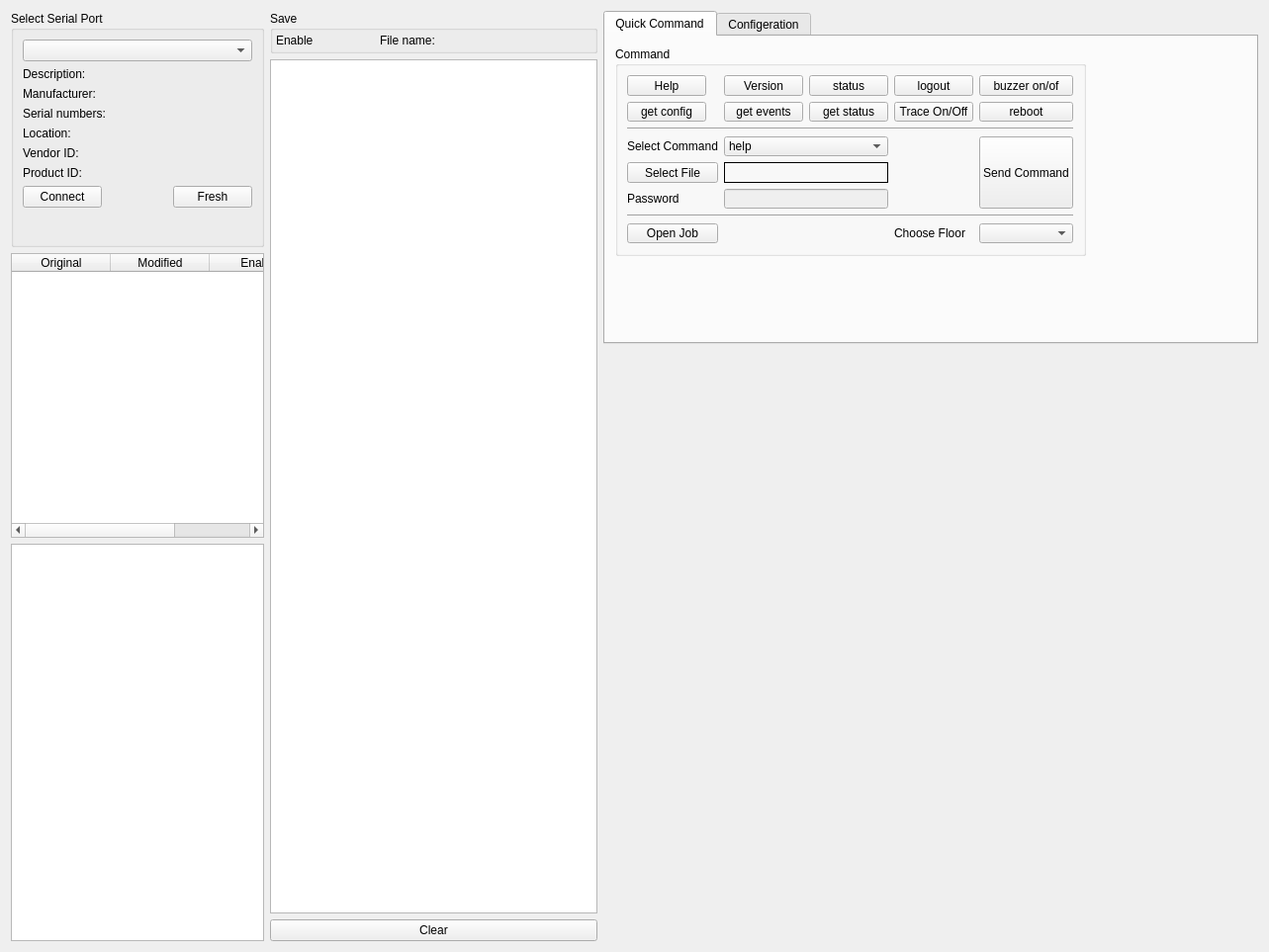
<?xml version="1.0" encoding="UTF-8"?>
<ui version="4.0">
 <class>ZigbeeTestUi</class>
 <widget class="QWidget" name="ZigbeeTestUi">
  <property name="geometry">
   <rect>
    <x>0</x>
    <y>0</y>
    <width>1283</width>
    <height>963</height>
   </rect>
  </property>
  <property name="windowTitle">
   <string>Form</string>
  </property>
  <layout class="QGridLayout" name="gridLayout_2">
   <item row="6" column="0" rowspan="3">
    <widget class="QListWidget" name="listWidget">
     <property name="sizePolicy">
      <sizepolicy hsizetype="Expanding" vsizetype="Expanding">
       <horstretch>0</horstretch>
       <verstretch>2</verstretch>
      </sizepolicy>
     </property>
    </widget>
   </item>
   <item row="8" column="3">
    <widget class="QPushButton" name="pb_clear">
     <property name="text">
      <string>Clear</string>
     </property>
    </widget>
   </item>
   <item row="1" column="3" rowspan="7">
    <widget class="QTextEdit" name="terminal">
     <property name="enabled">
      <bool>true</bool>
     </property>
     <property name="sizePolicy">
      <sizepolicy hsizetype="Expanding" vsizetype="Expanding">
       <horstretch>1</horstretch>
       <verstretch>1</verstretch>
      </sizepolicy>
     </property>
     <property name="autoFillBackground">
      <bool>false</bool>
     </property>
    </widget>
   </item>
   <item row="0" column="0" rowspan="3">
    <widget class="QGroupBox" name="serialPortInfoBox">
     <property name="title">
      <string>Select Serial Port</string>
     </property>
     <layout class="QGridLayout" name="gridLayout_3">
      <item row="0" column="0" colspan="3">
       <widget class="QComboBox" name="serialPortInfoListBox"/>
      </item>
      <item row="1" column="0" colspan="3">
       <widget class="QLabel" name="descriptionLabel">
        <property name="text">
         <string>Description:</string>
        </property>
       </widget>
      </item>
      <item row="2" column="0" colspan="3">
       <widget class="QLabel" name="manufacturerLabel">
        <property name="text">
         <string>Manufacturer: </string>
        </property>
       </widget>
      </item>
      <item row="3" column="0" colspan="3">
       <widget class="QLabel" name="serialNumberLabel">
        <property name="text">
         <string>Serial numbers: </string>
        </property>
       </widget>
      </item>
      <item row="4" column="0" colspan="3">
       <widget class="QLabel" name="locationLabel">
        <property name="text">
         <string>Location:</string>
        </property>
       </widget>
      </item>
      <item row="5" column="0" colspan="3">
       <widget class="QLabel" name="vendorIDLabel">
        <property name="text">
         <string>Vendor ID:</string>
        </property>
       </widget>
      </item>
      <item row="6" column="0" colspan="3">
       <widget class="QLabel" name="productIDLabel">
        <property name="text">
         <string>Product ID:</string>
        </property>
       </widget>
      </item>
      <item row="7" column="0">
       <widget class="QPushButton" name="pbConnect">
        <property name="sizePolicy">
         <sizepolicy hsizetype="Preferred" vsizetype="Fixed">
          <horstretch>0</horstretch>
          <verstretch>0</verstretch>
         </sizepolicy>
        </property>
        <property name="text">
         <string>Connect</string>
        </property>
        <property name="icon">
         <iconset resource="firelink.qrc">
          <normaloff>:/firelink/Resources/icons/corr-icon-48.png</normaloff>:/firelink/Resources/icons/corr-icon-48.png</iconset>
        </property>
       </widget>
      </item>
      <item row="7" column="1">
       <spacer name="horizontalSpacer">
        <property name="orientation">
         <enum>Qt::Horizontal</enum>
        </property>
        <property name="sizeHint" stdset="0">
         <size>
          <width>40</width>
          <height>20</height>
         </size>
        </property>
       </spacer>
      </item>
      <item row="7" column="2">
       <widget class="QPushButton" name="pbFresh">
        <property name="sizePolicy">
         <sizepolicy hsizetype="Preferred" vsizetype="Fixed">
          <horstretch>0</horstretch>
          <verstretch>0</verstretch>
         </sizepolicy>
        </property>
        <property name="text">
         <string>Fresh</string>
        </property>
        <property name="icon">
         <iconset resource="firelink.qrc">
          <normaloff>:/firelink/Resources/icons/go-icon.png</normaloff>:/firelink/Resources/icons/go-icon.png</iconset>
        </property>
       </widget>
      </item>
      <item row="8" column="0">
       <spacer name="verticalSpacer">
        <property name="orientation">
         <enum>Qt::Vertical</enum>
        </property>
        <property name="sizeHint" stdset="0">
         <size>
          <width>20</width>
          <height>40</height>
         </size>
        </property>
       </spacer>
      </item>
     </layout>
    </widget>
   </item>
   <item row="0" column="3">
    <widget class="QGroupBox" name="groupBox_3">
     <property name="sizePolicy">
      <sizepolicy hsizetype="Preferred" vsizetype="Fixed">
       <horstretch>0</horstretch>
       <verstretch>0</verstretch>
      </sizepolicy>
     </property>
     <property name="title">
      <string>Save</string>
     </property>
     <layout class="QGridLayout" name="gridLayout_5">
      <property name="leftMargin">
       <number>3</number>
      </property>
      <property name="topMargin">
       <number>3</number>
      </property>
      <property name="rightMargin">
       <number>3</number>
      </property>
      <property name="bottomMargin">
       <number>3</number>
      </property>
      <item row="0" column="1">
       <widget class="Switcher" name="widget_3" native="true">
        <property name="sizePolicy">
         <sizepolicy hsizetype="Fixed" vsizetype="Preferred">
          <horstretch>0</horstretch>
          <verstretch>0</verstretch>
         </sizepolicy>
        </property>
        <property name="minimumSize">
         <size>
          <width>55</width>
          <height>0</height>
         </size>
        </property>
       </widget>
      </item>
      <item row="0" column="0">
       <widget class="QLabel" name="label_4">
        <property name="sizePolicy">
         <sizepolicy hsizetype="Fixed" vsizetype="Fixed">
          <horstretch>0</horstretch>
          <verstretch>0</verstretch>
         </sizepolicy>
        </property>
        <property name="text">
         <string>Enable</string>
        </property>
       </widget>
      </item>
      <item row="0" column="2">
       <widget class="QLabel" name="saveFileName">
        <property name="sizePolicy">
         <sizepolicy hsizetype="Preferred" vsizetype="Fixed">
          <horstretch>0</horstretch>
          <verstretch>0</verstretch>
         </sizepolicy>
        </property>
        <property name="text">
         <string>File name:</string>
        </property>
       </widget>
      </item>
     </layout>
    </widget>
   </item>
   <item row="4" column="5" rowspan="4">
    <widget class="FLFloorView" name="widget" native="true">
     <property name="sizePolicy">
      <sizepolicy hsizetype="Preferred" vsizetype="Preferred">
       <horstretch>2</horstretch>
       <verstretch>0</verstretch>
      </sizepolicy>
     </property>
     <property name="minimumSize">
      <size>
       <width>400</width>
       <height>400</height>
      </size>
     </property>
    </widget>
   </item>
   <item row="0" column="5" rowspan="4">
    <widget class="QTabWidget" name="tabWidget">
     <property name="sizePolicy">
      <sizepolicy hsizetype="Expanding" vsizetype="Expanding">
       <horstretch>2</horstretch>
       <verstretch>0</verstretch>
      </sizepolicy>
     </property>
     <property name="currentIndex">
      <number>0</number>
     </property>
     <widget class="QWidget" name="tab">
      <attribute name="title">
       <string>Quick Command</string>
      </attribute>
      <widget class="QGroupBox" name="groupBox_2">
       <property name="geometry">
        <rect>
         <x>10</x>
         <y>10</y>
         <width>476</width>
         <height>212</height>
        </rect>
       </property>
       <property name="sizePolicy">
        <sizepolicy hsizetype="Minimum" vsizetype="Preferred">
         <horstretch>1</horstretch>
         <verstretch>0</verstretch>
        </sizepolicy>
       </property>
       <property name="title">
        <string>Command</string>
       </property>
       <layout class="QGridLayout" name="gridLayout_4">
        <item row="7" column="0">
         <widget class="QPushButton" name="pushButton_11">
          <property name="text">
           <string>Open Job</string>
          </property>
         </widget>
        </item>
        <item row="3" column="4" rowspan="3">
         <widget class="QPushButton" name="pbCommand">
          <property name="sizePolicy">
           <sizepolicy hsizetype="Fixed" vsizetype="Minimum">
            <horstretch>0</horstretch>
            <verstretch>0</verstretch>
           </sizepolicy>
          </property>
          <property name="text">
           <string>Send Command</string>
          </property>
         </widget>
        </item>
        <item row="1" column="4">
         <widget class="QPushButton" name="pushButton_10">
          <property name="text">
           <string>reboot</string>
          </property>
         </widget>
        </item>
        <item row="2" column="0" colspan="5">
         <widget class="Line" name="line">
          <property name="orientation">
           <enum>Qt::Horizontal</enum>
          </property>
         </widget>
        </item>
        <item row="0" column="4">
         <widget class="QPushButton" name="pushButton_9">
          <property name="text">
           <string>buzzer on/of</string>
          </property>
         </widget>
        </item>
        <item row="0" column="2">
         <widget class="QPushButton" name="pushButton_5">
          <property name="text">
           <string>status</string>
          </property>
         </widget>
        </item>
        <item row="0" column="0">
         <widget class="QPushButton" name="pushButton">
          <property name="sizePolicy">
           <sizepolicy hsizetype="Fixed" vsizetype="Fixed">
            <horstretch>0</horstretch>
            <verstretch>0</verstretch>
           </sizepolicy>
          </property>
          <property name="text">
           <string>Help</string>
          </property>
         </widget>
        </item>
        <item row="1" column="2">
         <widget class="QPushButton" name="pushButton_6">
          <property name="sizePolicy">
           <sizepolicy hsizetype="Fixed" vsizetype="Fixed">
            <horstretch>0</horstretch>
            <verstretch>0</verstretch>
           </sizepolicy>
          </property>
          <property name="text">
           <string>get status</string>
          </property>
         </widget>
        </item>
        <item row="3" column="0">
         <widget class="QLabel" name="label">
          <property name="text">
           <string>Select Command</string>
          </property>
         </widget>
        </item>
        <item row="0" column="5">
         <spacer name="horizontalSpacer_2">
          <property name="orientation">
           <enum>Qt::Horizontal</enum>
          </property>
          <property name="sizeHint" stdset="0">
           <size>
            <width>40</width>
            <height>20</height>
           </size>
          </property>
         </spacer>
        </item>
        <item row="1" column="3">
         <widget class="QPushButton" name="pushButton_8">
          <property name="sizePolicy">
           <sizepolicy hsizetype="Fixed" vsizetype="Fixed">
            <horstretch>0</horstretch>
            <verstretch>0</verstretch>
           </sizepolicy>
          </property>
          <property name="text">
           <string>Trace On/Off</string>
          </property>
         </widget>
        </item>
        <item row="0" column="3">
         <widget class="QPushButton" name="pushButton_7">
          <property name="sizePolicy">
           <sizepolicy hsizetype="Fixed" vsizetype="Fixed">
            <horstretch>0</horstretch>
            <verstretch>0</verstretch>
           </sizepolicy>
          </property>
          <property name="text">
           <string>logout</string>
          </property>
         </widget>
        </item>
        <item row="3" column="1" colspan="2">
         <widget class="QComboBox" name="comboBox">
          <item>
           <property name="text">
            <string>help</string>
           </property>
          </item>
          <item>
           <property name="text">
            <string>version</string>
           </property>
          </item>
          <item>
           <property name="text">
            <string>status</string>
           </property>
          </item>
          <item>
           <property name="text">
            <string>login</string>
           </property>
          </item>
          <item>
           <property name="text">
            <string>logout</string>
           </property>
          </item>
          <item>
           <property name="text">
            <string>reboot</string>
           </property>
          </item>
          <item>
           <property name="text">
            <string>send config</string>
           </property>
          </item>
          <item>
           <property name="text">
            <string>get config</string>
           </property>
          </item>
          <item>
           <property name="text">
            <string>get events</string>
           </property>
          </item>
          <item>
           <property name="text">
            <string>get status</string>
           </property>
          </item>
          <item>
           <property name="text">
            <string>wireless\r\n1</string>
           </property>
          </item>
          <item>
           <property name="text">
            <string>wireless\r\n2</string>
           </property>
          </item>
          <item>
           <property name="text">
            <string>table</string>
           </property>
          </item>
          <item>
           <property name="text">
            <string>Trace On/Off</string>
           </property>
          </item>
          <item>
           <property name="text">
            <string>buzzer on/of</string>
           </property>
          </item>
          <item>
           <property name="text">
            <string>Send MACs</string>
           </property>
          </item>
         </widget>
        </item>
        <item row="4" column="0">
         <widget class="QPushButton" name="pbSendFile">
          <property name="text">
           <string>Select File</string>
          </property>
         </widget>
        </item>
        <item row="5" column="0">
         <widget class="QLabel" name="label_8">
          <property name="text">
           <string>Password</string>
          </property>
         </widget>
        </item>
        <item row="1" column="0">
         <widget class="QPushButton" name="pushButton_4">
          <property name="sizePolicy">
           <sizepolicy hsizetype="Fixed" vsizetype="Fixed">
            <horstretch>0</horstretch>
            <verstretch>0</verstretch>
           </sizepolicy>
          </property>
          <property name="text">
           <string>get config</string>
          </property>
         </widget>
        </item>
        <item row="4" column="1" colspan="2">
         <widget class="QLabel" name="label_7">
          <property name="frameShape">
           <enum>QFrame::Box</enum>
          </property>
          <property name="text">
           <string/>
          </property>
         </widget>
        </item>
        <item row="0" column="1">
         <widget class="QPushButton" name="pushButton_2">
          <property name="sizePolicy">
           <sizepolicy hsizetype="Fixed" vsizetype="Fixed">
            <horstretch>0</horstretch>
            <verstretch>0</verstretch>
           </sizepolicy>
          </property>
          <property name="text">
           <string>Version</string>
          </property>
         </widget>
        </item>
        <item row="5" column="1" colspan="2">
         <widget class="QLineEdit" name="lineEdit">
          <property name="enabled">
           <bool>false</bool>
          </property>
          <property name="sizePolicy">
           <sizepolicy hsizetype="Preferred" vsizetype="Preferred">
            <horstretch>0</horstretch>
            <verstretch>0</verstretch>
           </sizepolicy>
          </property>
          <property name="inputMask">
           <string/>
          </property>
          <property name="echoMode">
           <enum>QLineEdit::Password</enum>
          </property>
         </widget>
        </item>
        <item row="1" column="1">
         <widget class="QPushButton" name="pushButton_3">
          <property name="sizePolicy">
           <sizepolicy hsizetype="Fixed" vsizetype="Fixed">
            <horstretch>0</horstretch>
            <verstretch>0</verstretch>
           </sizepolicy>
          </property>
          <property name="text">
           <string>get events</string>
          </property>
         </widget>
        </item>
        <item row="6" column="0" colspan="5">
         <widget class="Line" name="line_2">
          <property name="orientation">
           <enum>Qt::Horizontal</enum>
          </property>
         </widget>
        </item>
        <item row="7" column="1" colspan="2">
         <widget class="QLabel" name="label_2">
          <property name="text">
           <string/>
          </property>
         </widget>
        </item>
        <item row="7" column="4">
         <widget class="QComboBox" name="comboBox_2"/>
        </item>
        <item row="7" column="3">
         <widget class="QLabel" name="label_3">
          <property name="text">
           <string>Choose Floor</string>
          </property>
         </widget>
        </item>
       </layout>
      </widget>
     </widget>
     <widget class="QWidget" name="tab_2">
      <attribute name="title">
       <string>Configeration</string>
      </attribute>
      <layout class="QGridLayout" name="gridLayout_6">
       <item row="6" column="3">
        <widget class="QPushButton" name="pushButton_12">
         <property name="enabled">
          <bool>false</bool>
         </property>
         <property name="text">
          <string>Read ZC Time</string>
         </property>
        </widget>
       </item>
       <item row="5" column="3">
        <spacer name="verticalSpacer_6">
         <property name="orientation">
          <enum>Qt::Vertical</enum>
         </property>
         <property name="sizeHint" stdset="0">
          <size>
           <width>20</width>
           <height>148</height>
          </size>
         </property>
        </spacer>
       </item>
       <item row="0" column="0">
        <widget class="QLabel" name="label_21">
         <property name="sizePolicy">
          <sizepolicy hsizetype="Fixed" vsizetype="Preferred">
           <horstretch>0</horstretch>
           <verstretch>0</verstretch>
          </sizepolicy>
         </property>
         <property name="text">
          <string>Password</string>
         </property>
        </widget>
       </item>
       <item row="0" column="1">
        <widget class="QLineEdit" name="lineEdit_4"/>
       </item>
       <item row="3" column="0" rowspan="7" colspan="3">
        <widget class="QTabWidget" name="tabWidget_2">
         <property name="sizePolicy">
          <sizepolicy hsizetype="Expanding" vsizetype="Preferred">
           <horstretch>0</horstretch>
           <verstretch>0</verstretch>
          </sizepolicy>
         </property>
         <property name="currentIndex">
          <number>0</number>
         </property>
         <widget class="QWidget" name="tab_3">
          <attribute name="title">
           <string>ZC Time</string>
          </attribute>
          <layout class="QGridLayout" name="gridLayout_7">
           <item row="0" column="0">
            <widget class="QLabel" name="label_5">
             <property name="sizePolicy">
              <sizepolicy hsizetype="Fixed" vsizetype="Preferred">
               <horstretch>0</horstretch>
               <verstretch>0</verstretch>
              </sizepolicy>
             </property>
             <property name="text">
              <string>ZC Time</string>
             </property>
            </widget>
           </item>
           <item row="1" column="1">
            <spacer name="verticalSpacer_2">
             <property name="orientation">
              <enum>Qt::Vertical</enum>
             </property>
             <property name="sizeHint" stdset="0">
              <size>
               <width>20</width>
               <height>40</height>
              </size>
             </property>
            </spacer>
           </item>
           <item row="2" column="1">
            <widget class="QCheckBox" name="checkBox">
             <property name="text">
              <string>Write current time</string>
             </property>
             <property name="checked">
              <bool>true</bool>
             </property>
            </widget>
           </item>
           <item row="0" column="1" colspan="2">
            <widget class="QDateTimeEdit" name="dateTimeEdit">
             <property name="enabled">
              <bool>false</bool>
             </property>
            </widget>
           </item>
          </layout>
         </widget>
         <widget class="QWidget" name="tab_4">
          <attribute name="title">
           <string>Day Light Saving</string>
          </attribute>
          <layout class="QGridLayout" name="gridLayout_8">
           <item row="3" column="2">
            <widget class="QPushButton" name="pushButton_15">
             <property name="sizePolicy">
              <sizepolicy hsizetype="Fixed" vsizetype="Fixed">
               <horstretch>0</horstretch>
               <verstretch>0</verstretch>
              </sizepolicy>
             </property>
             <property name="text">
              <string>File...</string>
             </property>
            </widget>
           </item>
           <item row="3" column="0" colspan="2">
            <widget class="QLabel" name="label_16">
             <property name="text">
              <string>Select a file</string>
             </property>
            </widget>
           </item>
           <item row="2" column="0">
            <widget class="QCheckBox" name="checkBox_4">
             <property name="text">
              <string>From File</string>
             </property>
            </widget>
           </item>
           <item row="1" column="0" colspan="3">
            <widget class="QGroupBox" name="groupBox">
             <property name="title">
              <string>Enable Daylight saving</string>
             </property>
             <property name="checkable">
              <bool>true</bool>
             </property>
             <layout class="QGridLayout" name="gridLayout">
              <item row="0" column="0">
               <widget class="QLabel" name="label_6">
                <property name="text">
                 <string>Start:</string>
                </property>
               </widget>
              </item>
              <item row="0" column="1">
               <widget class="QTimeEdit" name="timeEdit"/>
              </item>
              <item row="0" column="2">
               <widget class="QLabel" name="label_9">
                <property name="text">
                 <string>On:</string>
                </property>
               </widget>
              </item>
              <item row="0" column="3">
               <widget class="QComboBox" name="comboBox_3">
                <item>
                 <property name="text">
                  <string>1st</string>
                 </property>
                </item>
                <item>
                 <property name="text">
                  <string>2nd</string>
                 </property>
                </item>
                <item>
                 <property name="text">
                  <string>3rd</string>
                 </property>
                </item>
                <item>
                 <property name="text">
                  <string>4th</string>
                 </property>
                </item>
                <item>
                 <property name="text">
                  <string>5th</string>
                 </property>
                </item>
               </widget>
              </item>
              <item row="0" column="4">
               <widget class="QComboBox" name="comboBox_4">
                <item>
                 <property name="text">
                  <string>Sunday</string>
                 </property>
                </item>
                <item>
                 <property name="text">
                  <string>Monday</string>
                 </property>
                </item>
                <item>
                 <property name="text">
                  <string>Tuesday</string>
                 </property>
                </item>
                <item>
                 <property name="text">
                  <string>Wednesday</string>
                 </property>
                </item>
                <item>
                 <property name="text">
                  <string>Thursday</string>
                 </property>
                </item>
                <item>
                 <property name="text">
                  <string>Friday</string>
                 </property>
                </item>
                <item>
                 <property name="text">
                  <string>Saturday</string>
                 </property>
                </item>
               </widget>
              </item>
              <item row="0" column="5">
               <widget class="QLabel" name="label_10">
                <property name="text">
                 <string>in</string>
                </property>
               </widget>
              </item>
              <item row="0" column="6">
               <widget class="QComboBox" name="comboBox_5">
                <item>
                 <property name="text">
                  <string>January</string>
                 </property>
                </item>
                <item>
                 <property name="text">
                  <string>February</string>
                 </property>
                </item>
                <item>
                 <property name="text">
                  <string>March</string>
                 </property>
                </item>
                <item>
                 <property name="text">
                  <string>April</string>
                 </property>
                </item>
                <item>
                 <property name="text">
                  <string>May</string>
                 </property>
                </item>
                <item>
                 <property name="text">
                  <string>June</string>
                 </property>
                </item>
                <item>
                 <property name="text">
                  <string>July</string>
                 </property>
                </item>
                <item>
                 <property name="text">
                  <string>August</string>
                 </property>
                </item>
                <item>
                 <property name="text">
                  <string>September</string>
                 </property>
                </item>
                <item>
                 <property name="text">
                  <string>October</string>
                 </property>
                </item>
                <item>
                 <property name="text">
                  <string>November</string>
                 </property>
                </item>
                <item>
                 <property name="text">
                  <string>December</string>
                 </property>
                </item>
               </widget>
              </item>
              <item row="1" column="0">
               <widget class="QLabel" name="label_11">
                <property name="text">
                 <string>End:</string>
                </property>
               </widget>
              </item>
              <item row="1" column="1">
               <widget class="QTimeEdit" name="timeEdit_3"/>
              </item>
              <item row="1" column="2">
               <widget class="QLabel" name="label_12">
                <property name="text">
                 <string>On:</string>
                </property>
               </widget>
              </item>
              <item row="1" column="5">
               <widget class="QLabel" name="label_13">
                <property name="text">
                 <string>in</string>
                </property>
               </widget>
              </item>
              <item row="1" column="3">
               <widget class="QComboBox" name="comboBox_6">
                <item>
                 <property name="text">
                  <string>1st</string>
                 </property>
                </item>
                <item>
                 <property name="text">
                  <string>2nd</string>
                 </property>
                </item>
                <item>
                 <property name="text">
                  <string>3rd</string>
                 </property>
                </item>
                <item>
                 <property name="text">
                  <string>4th</string>
                 </property>
                </item>
                <item>
                 <property name="text">
                  <string>5th</string>
                 </property>
                </item>
               </widget>
              </item>
              <item row="1" column="4">
               <widget class="QComboBox" name="comboBox_7">
                <item>
                 <property name="text">
                  <string>Sunday</string>
                 </property>
                </item>
                <item>
                 <property name="text">
                  <string>Monday</string>
                 </property>
                </item>
                <item>
                 <property name="text">
                  <string>Tuesday</string>
                 </property>
                </item>
                <item>
                 <property name="text">
                  <string>Wednesday</string>
                 </property>
                </item>
                <item>
                 <property name="text">
                  <string>Thursday</string>
                 </property>
                </item>
                <item>
                 <property name="text">
                  <string>Friday</string>
                 </property>
                </item>
                <item>
                 <property name="text">
                  <string>Saturday</string>
                 </property>
                </item>
               </widget>
              </item>
              <item row="1" column="6">
               <widget class="QComboBox" name="comboBox_8">
                <item>
                 <property name="text">
                  <string>January</string>
                 </property>
                </item>
                <item>
                 <property name="text">
                  <string>February</string>
                 </property>
                </item>
                <item>
                 <property name="text">
                  <string>March</string>
                 </property>
                </item>
                <item>
                 <property name="text">
                  <string>April</string>
                 </property>
                </item>
                <item>
                 <property name="text">
                  <string>May</string>
                 </property>
                </item>
                <item>
                 <property name="text">
                  <string>June</string>
                 </property>
                </item>
                <item>
                 <property name="text">
                  <string>July</string>
                 </property>
                </item>
                <item>
                 <property name="text">
                  <string>August</string>
                 </property>
                </item>
                <item>
                 <property name="text">
                  <string>September</string>
                 </property>
                </item>
                <item>
                 <property name="text">
                  <string>October</string>
                 </property>
                </item>
                <item>
                 <property name="text">
                  <string>November</string>
                 </property>
                </item>
                <item>
                 <property name="text">
                  <string>December</string>
                 </property>
                </item>
               </widget>
              </item>
             </layout>
            </widget>
           </item>
           <item row="0" column="2">
            <spacer name="horizontalSpacer_3">
             <property name="orientation">
              <enum>Qt::Horizontal</enum>
             </property>
             <property name="sizeHint" stdset="0">
              <size>
               <width>190</width>
               <height>17</height>
              </size>
             </property>
            </spacer>
           </item>
           <item row="0" column="1">
            <widget class="QSpinBox" name="spinBox">
             <property name="minimum">
              <number>-15</number>
             </property>
             <property name="maximum">
              <number>15</number>
             </property>
            </widget>
           </item>
           <item row="0" column="0">
            <widget class="QLabel" name="label_14">
             <property name="text">
              <string>Daily clock adjustment(Secs):</string>
             </property>
            </widget>
           </item>
          </layout>
         </widget>
         <widget class="QWidget" name="tab_5">
          <attribute name="title">
           <string>Passcode</string>
          </attribute>
          <layout class="QGridLayout" name="gridLayout_9">
           <item row="0" column="1" colspan="2">
            <widget class="QLineEdit" name="lineEdit_2"/>
           </item>
           <item row="1" column="1" colspan="2">
            <widget class="QLineEdit" name="lineEdit_3"/>
           </item>
           <item row="0" column="0">
            <widget class="QLabel" name="label_15">
             <property name="text">
              <string>Passcode 1</string>
             </property>
            </widget>
           </item>
           <item row="2" column="0">
            <widget class="QLabel" name="label_17">
             <property name="text">
              <string>Passcode 3</string>
             </property>
            </widget>
           </item>
           <item row="1" column="0">
            <widget class="QLabel" name="label_18">
             <property name="text">
              <string>Passcode 2</string>
             </property>
            </widget>
           </item>
           <item row="3" column="1">
            <widget class="QLabel" name="label_19">
             <property name="text">
              <string>Select a file</string>
             </property>
            </widget>
           </item>
           <item row="3" column="0">
            <widget class="QCheckBox" name="checkBox_5">
             <property name="text">
              <string>From File</string>
             </property>
            </widget>
           </item>
           <item row="2" column="1" colspan="2">
            <widget class="QLineEdit" name="lineEdit_5"/>
           </item>
           <item row="3" column="2">
            <widget class="QPushButton" name="pushButton_16">
             <property name="sizePolicy">
              <sizepolicy hsizetype="Fixed" vsizetype="Fixed">
               <horstretch>0</horstretch>
               <verstretch>0</verstretch>
              </sizepolicy>
             </property>
             <property name="text">
              <string>File..</string>
             </property>
            </widget>
           </item>
           <item row="4" column="1">
            <spacer name="verticalSpacer_3">
             <property name="orientation">
              <enum>Qt::Vertical</enum>
             </property>
             <property name="sizeHint" stdset="0">
              <size>
               <width>20</width>
               <height>40</height>
              </size>
             </property>
            </spacer>
           </item>
          </layout>
         </widget>
         <widget class="QWidget" name="tab_6">
          <attribute name="title">
           <string>Firmware</string>
          </attribute>
          <layout class="QGridLayout" name="gridLayout_10">
           <item row="0" column="1">
            <widget class="QLineEdit" name="lineEdit_6"/>
           </item>
           <item row="0" column="2">
            <widget class="QPushButton" name="pushButton_17">
             <property name="text">
              <string>File...</string>
             </property>
            </widget>
           </item>
           <item row="1" column="1">
            <spacer name="verticalSpacer_4">
             <property name="orientation">
              <enum>Qt::Vertical</enum>
             </property>
             <property name="sizeHint" stdset="0">
              <size>
               <width>20</width>
               <height>116</height>
              </size>
             </property>
            </spacer>
           </item>
          </layout>
         </widget>
         <widget class="QWidget" name="tab_7">
          <attribute name="title">
           <string>Configurator</string>
          </attribute>
          <layout class="QGridLayout" name="gridLayout_11">
           <item row="0" column="0">
            <widget class="QRadioButton" name="radioButton_2">
             <property name="sizePolicy">
              <sizepolicy hsizetype="Fixed" vsizetype="Fixed">
               <horstretch>0</horstretch>
               <verstretch>0</verstretch>
              </sizepolicy>
             </property>
             <property name="text">
              <string>From File</string>
             </property>
            </widget>
           </item>
           <item row="1" column="1">
            <spacer name="verticalSpacer_5">
             <property name="orientation">
              <enum>Qt::Vertical</enum>
             </property>
             <property name="sizeHint" stdset="0">
              <size>
               <width>20</width>
               <height>176</height>
              </size>
             </property>
            </spacer>
           </item>
           <item row="0" column="1">
            <widget class="QLabel" name="label_20">
             <property name="text">
              <string>Select a file</string>
             </property>
            </widget>
           </item>
           <item row="0" column="2">
            <widget class="QPushButton" name="pushButton_18">
             <property name="sizePolicy">
              <sizepolicy hsizetype="Fixed" vsizetype="Fixed">
               <horstretch>0</horstretch>
               <verstretch>0</verstretch>
              </sizepolicy>
             </property>
             <property name="text">
              <string>File...</string>
             </property>
            </widget>
           </item>
          </layout>
         </widget>
        </widget>
       </item>
       <item row="4" column="4">
        <spacer name="horizontalSpacer_4">
         <property name="orientation">
          <enum>Qt::Horizontal</enum>
         </property>
         <property name="sizeHint" stdset="0">
          <size>
           <width>68</width>
           <height>20</height>
          </size>
         </property>
        </spacer>
       </item>
       <item row="8" column="3">
        <widget class="QCheckBox" name="checkBox_3">
         <property name="text">
          <string>Auto Login before oprator</string>
         </property>
         <property name="checked">
          <bool>true</bool>
         </property>
        </widget>
       </item>
       <item row="10" column="0" colspan="4">
        <widget class="QProgressBar" name="progressBar">
         <property name="value">
          <number>0</number>
         </property>
        </widget>
       </item>
       <item row="0" column="3">
        <widget class="QPushButton" name="pushButton_14">
         <property name="enabled">
          <bool>false</bool>
         </property>
         <property name="text">
          <string>Login</string>
         </property>
        </widget>
       </item>
       <item row="7" column="3">
        <widget class="QPushButton" name="pushButton_13">
         <property name="enabled">
          <bool>false</bool>
         </property>
         <property name="text">
          <string>Send ZC Time</string>
         </property>
        </widget>
       </item>
      </layout>
     </widget>
    </widget>
   </item>
   <item row="3" column="0" rowspan="3">
    <widget class="QTableWidget" name="tabMod">
     <property name="sizePolicy">
      <sizepolicy hsizetype="Expanding" vsizetype="Expanding">
       <horstretch>0</horstretch>
       <verstretch>1</verstretch>
      </sizepolicy>
     </property>
     <column>
      <property name="text">
       <string>Original</string>
      </property>
     </column>
     <column>
      <property name="text">
       <string>Modified</string>
      </property>
     </column>
     <column>
      <property name="text">
       <string>Enable</string>
      </property>
     </column>
    </widget>
   </item>
  </layout>
 </widget>
 <customwidgets>
  <customwidget>
   <class>FLFloorView</class>
   <extends>QWidget</extends>
   <header>flfloorview.h</header>
   <container>1</container>
  </customwidget>
  <customwidget>
   <class>Switcher</class>
   <extends>QWidget</extends>
   <header location="global">switcher.h</header>
   <container>1</container>
  </customwidget>
 </customwidgets>
 <resources>
  <include location="firelink.qrc"/>
 </resources>
 <connections/>
 <slots>
  <slot>on_toggle_trace()</slot>
  <slot>on_get_job()</slot>
  <slot>on_send_macs()</slot>
  <slot>on_get_firmware()</slot>
  <slot>on_command()</slot>
  <slot>on_send_macs1()</slot>
  <slot>on_send_enter()</slot>
  <slot>on_port_changed(int)</slot>
  <slot>onLog(bool)</slot>
  <slot>onSaveDir()</slot>
 </slots>
</ui>
